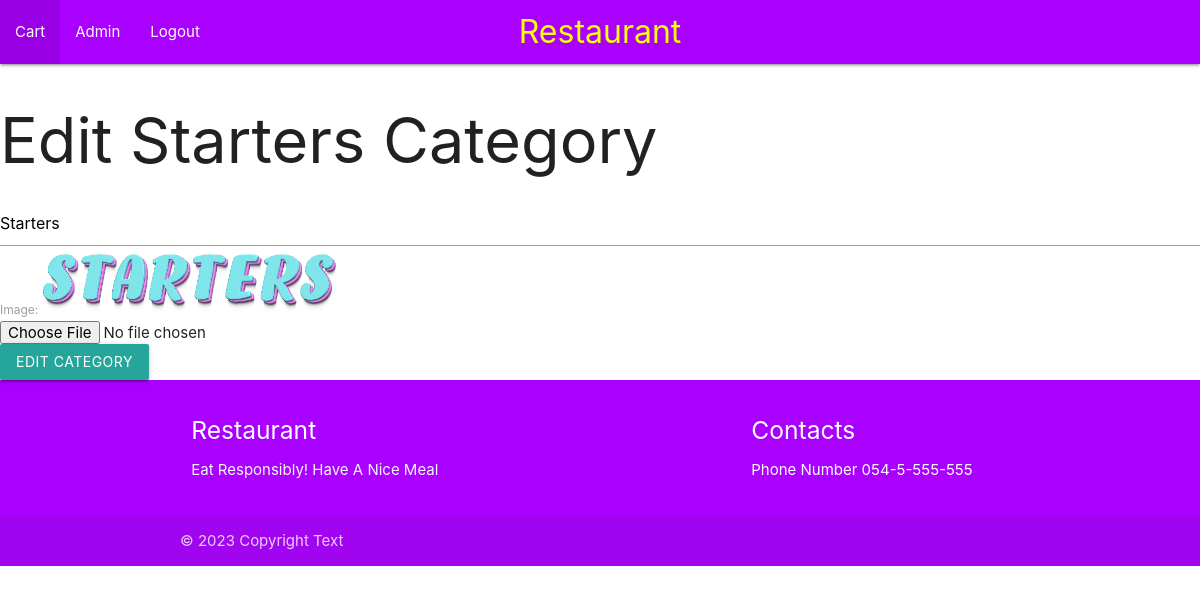
/admin/categories/1/edit (signed in), run on the app's committed database.
### models/user.py (models this page shows)
class User(db.Model, UserMixin):
    id = db.Column(db.Integer, primary_key=True)
    username = db.Column(db.String(25), unique=True, nullable=False)
    password = db.Column(db.String(20), nullable=False)
    first_name = db.Column(db.String(25))
    last_name = db.Column(db.String(25))
    email = db.Column(db.String(30))
    is_staff = db.Column(db.Boolean, default=False)
    carts = db.relationship('Cart', backref='user')

### models/category.py (models this page shows)
class Category(db.Model):
    id = db.Column(db.Integer, primary_key=True)
    name = db.Column(db.String(20), unique=True, nullable=False)
    image = db.Column(db.String)
    dishes = db.relationship('Dish', backref='category')

### controllers/admin.py (the view, shortened to what this page needs)
@login_required
def edit_category(id):
    if current_user.is_staff == False:
        return redirect(url_for('homepage'))
    category = Category.query.get(id)
    return render_template('admins/categories/a_category_edit.html', category=category)

### auth.py (called while the page is built)
@login_manager.user_loader
def load_user(user_id):
    return User.query.get(int(user_id))

### templates/admins/categories/a_category_edit.html
{% extends 'layout.html'%} {% block content %}
<h1>Edit {{ category.name }} Category</h1>
<form
  action="{{url_for('admins.edit_category',id=category.id)}}"
  method="POST"
  enctype="multipart/form-data"
>
  <div><input type="text" name="name" value="{{category.name}}" /></div>
  <div>
    <label for="image">Image:</label>
    <img src="{{category.image}}" width="300" />
    <br />
    <input type="file" name="image" id="image" />
  </div>
  <button class="btn waves-effect waves-light" type="submit">
    Edit Category
  </button>
</form>
{% endblock %}

### templates/layout.html (shortened to what this page needs)
<!DOCTYPE html>
<html lang="en">
  <head>
    <link
      rel="stylesheet"
      href="{{url_for('static',filename='css/materialize.css')}}"
    />
  </head>
  <body>
    <nav>
      <div class="nav-wrapper purple accent-4">
        <a href="{{url_for('homepage')}}" class="brand-logo center" style="color: rgb(251, 255, 0); font-size: xx-large;"
          >Restaurant</a
        >
        <ul id="nav-mobile" class="left hide-on-med-and-down">
          <li>
            {% if current_user.is_authenticated %}
            <a href="{{url_for('users.cart',id=current_user.id)}}">Cart</a>
            {% endif %}
          </li>
          <li>
            {% if current_user.is_authenticated %}
            <a href="{{url_for('users.user')}}">{{current_user.username}}</a>
            {% endif %}
          </li>
          <li>
            {% if current_user.is_authenticated %}
            <a href="{{url_for('users.logout')}}">Logout</a>
            {% else %}
            <li><a href="{{url_for('users.login')}}">Login</a></li>
            <li><a href="{{url_for('users.signup')}}">Sign Up</a></li>
            {% endif %}
          </li>
        </ul>
      </div>
    </nav>
    <section>{% block content %}{% endblock %}</section>
    <footer class="page-footer purple accent-4" >
      <div class="container purple accent-4">
        <div class="row">
          <div class="col l6 s12">
            <h5 class="white-text">Restaurant</h5>
            <p class="grey-text text-lighten-4">Eat Responsibly! Have A Nice Meal</p>
          </div>
          <div class="col l4 offset-l2 s12">
            <h5 class="white-text">Contacts</h5>
            <ul>
              <li>
              <p>Phone Number 054-5-555-555</p></li>
            </ul>
          </div>
        </div>
      </div>
      <div class="footer-copyright">
        <div class="container">
        © 2023 Copyright Text
        </div>
      </div>
    </footer>
  </body>
</html>

### data on the page
User: username "Admin"
Category: name "Starters", image (picture)
